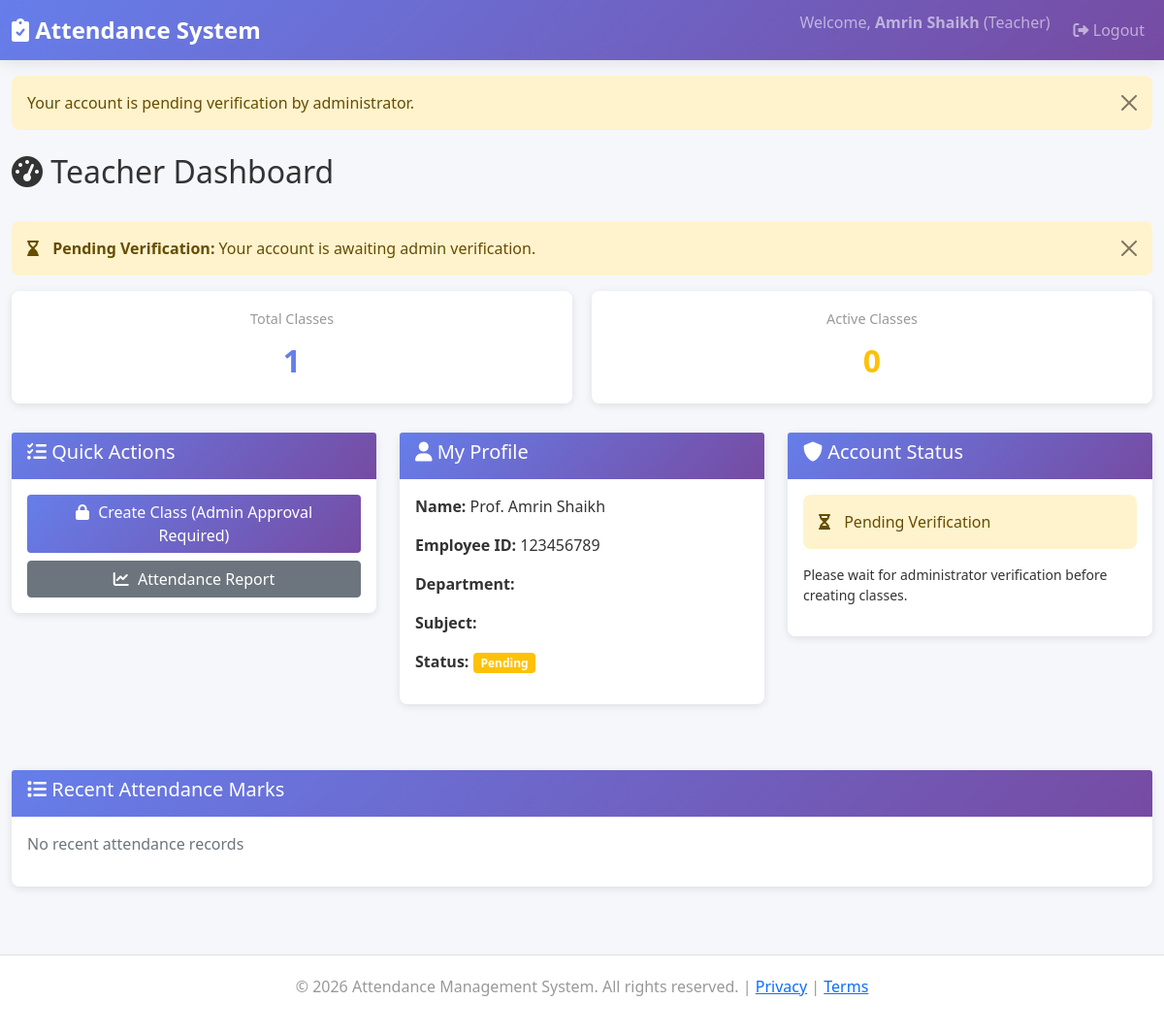
/api/teacher/dashboard/ (signed in), run on the app's committed database.
### attendance/models.py (models this page shows, shortened)
class User(AbstractUser):
    USER_TYPE_CHOICES = (
        ('student', 'Student'),
        ('teacher', 'Teacher'),
        ('admin', 'Administrator'),
    )
    user_type = models.CharField(max_length=20, choices=USER_TYPE_CHOICES, default='student')
    phone = models.CharField(max_length=15, blank=True)
    face_encoding = models.TextField(blank=True, null=True)  # Stores face encoding as JSON
    face_registered = models.BooleanField(default=False)
    face_image_path = models.CharField(max_length=500, blank=True)
    created_at = models.DateTimeField(auto_now_add=True)
    updated_at = models.DateTimeField(auto_now=True)
    is_active_user = models.BooleanField(default=True)
    class Meta:
        verbose_name = 'User'
        verbose_name_plural = 'Users'
        ordering = ['-created_at']

class Teacher(models.Model):
    user = models.OneToOneField(User, on_delete=models.CASCADE, related_name='teacher_profile')
    employee_id = models.CharField(max_length=50, unique=True)
    department = models.CharField(max_length=100)
    subject = models.CharField(max_length=100)
    verification_code = models.CharField(max_length=10, blank=True)
    is_verified = models.BooleanField(default=False)
    created_at = models.DateTimeField(auto_now_add=True)
    class Meta:
        verbose_name = 'Teacher'
        verbose_name_plural = 'Teachers'
        ordering = ['employee_id']

### attendance/views.py (the view, shortened to what this page needs)
# urls.py: path('teacher/dashboard/', views.teacher_dashboard, name='teacher_dashboard'),
@login_required(login_url='login')
def teacher_dashboard(request):
    if request.user.user_type != 'teacher':
        return redirect('index')
    teacher = get_object_or_404(Teacher, user=request.user)
    if not teacher.is_verified:
        messages.warning(request, 'Your account is pending verification by administrator.')
    total_sessions = ClassSession.objects.filter(teacher=teacher).count()
    now_local = timezone.localtime()
    today = now_local.date()
    current_time = now_local.time()
    today_sessions = ClassSession.objects.filter(
        teacher=teacher
    ).filter(
        Q(schedule_start_date__lte=today, schedule_end_date__gte=today) |
        Q(schedule_start_date__isnull=True, start_time__date=today)
    ).order_by('daily_start_time', 'start_time')
    active_sessions = 0
    recent_attendance = AttendanceRecord.objects.filter(
        class_session__teacher=teacher
    ).select_related('student', 'class_session').order_by('-marked_at')[:10]
    context = {
        'teacher': teacher,
        'total_sessions': total_sessions,
        'active_sessions': active_sessions,
        'today': today,
        'today_sessions': today_sessions,
        'recent_attendance': recent_attendance,
        'page_title': 'Teacher Dashboard'
    }
    return render(request, 'attendance/teacher_dashboard.html', context)

### attendance/templates/attendance/teacher_dashboard.html (shortened to what this page needs)
{% extends 'base.html' %}
{% block content %}
<div class="container-fluid mt-4">
    <div class="row mb-4">
        <div class="col">
            <h2><i class="fas fa-tachometer-alt"></i> Teacher Dashboard</h2>
        </div>
    </div>
    {% if not teacher.is_verified %}
        <div class="alert alert-warning alert-dismissible fade show" role="alert">
            <i class="fas fa-hourglass-end"></i> <strong>Pending Verification:</strong> Your account is awaiting admin verification.
            <button type="button" class="btn-close" data-bs-dismiss="alert"></button>
        </div>
    {% endif %}
    <div class="statistics">
        <div class="stat-card">
            <h5>Total Classes</h5>
            <div class="value">{{ total_sessions }}</div>
        </div>
        <div class="stat-card">
            <h5>Active Classes</h5>
            <div class="value" style="color: #ffc107;">{{ active_sessions }}</div>
        </div>
    </div>
    <div class="row">
        <div class="col-md-4 mb-4">
            <div class="card">
                <div class="card-header">
                    <h5><i class="fas fa-tasks"></i> Quick Actions</h5>
                </div>
                <div class="card-body">
                    <div class="d-grid gap-2">
                        {% if teacher.is_verified %}
                            <a href="{% url 'create_class' %}" class="btn btn-primary">
                                <i class="fas fa-plus-square"></i> Create Class
                            </a>
                        {% else %}
                            <button type="button" class="btn btn-primary" disabled>
                                <i class="fas fa-lock"></i> Create Class (Admin Approval Required)
                            </button>
                        {% endif %}
                        <a href="{% url 'teacher_attendance_report' %}" class="btn btn-secondary">
                            <i class="fas fa-chart-line"></i> Attendance Report
                        </a>
                    </div>
                </div>
            </div>
        </div>
        <div class="col-md-4 mb-4">
            <div class="card">
                <div class="card-header">
                    <h5><i class="fas fa-user"></i> My Profile</h5>
                </div>
                <div class="card-body">
                    <p><strong>Name:</strong> Prof. {{ user.get_full_name }}</p>
                    <p><strong>Employee ID:</strong> {{ teacher.employee_id }}</p>
                    <p><strong>Department:</strong> {{ teacher.department }}</p>
                    <p><strong>Subject:</strong> {{ teacher.subject }}</p>
                    <p><strong>Status:</strong>
                        {% if teacher.is_verified %}
                            <span class="badge bg-success">Verified</span>
                        {% else %}
                            <span class="badge bg-warning">Pending</span>
                        {% endif %}
                    </p>
                </div>
            </div>
        </div>
        <div class="col-md-4 mb-4">
            <div class="card">
                <div class="card-header">
                    <h5><i class="fas fa-shield-alt"></i> Account Status</h5>
                </div>
                <div class="card-body">
                    {% if teacher.is_verified %}
                        <div class="alert alert-success">
                            <i class="fas fa-check-circle"></i> Account Verified
                        </div>
                        <p class="small">You can now create classes and manage attendance.</p>
                    {% else %}
                        <div class="alert alert-warning">
                            <i class="fas fa-hourglass"></i> Pending Verification
                        </div>
                        <p class="small">Please wait for administrator verification before creating classes.</p>
                    {% endif %}
                </div>
            </div>
        </div>
    </div>
    <div class="row mt-4">
        <div class="col-12">
            <div class="card">
                <div class="card-header">
                    <h5><i class="fas fa-list"></i> Recent Attendance Marks</h5>
                </div>
                <div class="card-body">
                    {% if recent_attendance %}
                        <div class="table-responsive">
                            <table class="table table-hover">
                                <thead>
                                    <tr>
                                        <th>Student</th>
                                        <th>Roll No</th>
                                        <th>Subject</th>
                                        <th>Status</th>
                                        <th>Face Verified</th>
                                        <th>Time</th>
                                    </tr>
                                </thead>
                                <tbody>
                                    {% for record in recent_attendance %}
                                        <tr>
                                            <td>{{ record.student.user.get_full_name }}</td>
                                            <td>{{ record.student.roll_number }}</td>
                                            <td>{{ record.class_session.subject }}</td>
                                            <td>
                                                {% if record.is_present %}
                                                    <span class="badge bg-success">Present</span>
                                                {% else %}
                                                    <span class="badge bg-danger">Absent</span>
                                                {% endif %}
                                            </td>
                                            <td>
                                                {% if record.face_verified %}
                                                    <i class="fas fa-check-circle" style="color: green;"></i>
                                                {% else %}
                                                    <i class="fas fa-times-circle" style="color: gray;"></i>
                                                {% endif %}
                                            </td>
                                            <td>{{ record.marked_at|date:"d M, Y H:i" }}</td>
                                        </tr>
                                    {% endfor %}
                                </tbody>
                            </table>
                        </div>
                    {% else %}
                        <p class="text-muted">No recent attendance records</p>
                    {% endif %}
                </div>
            </div>
        </div>
    </div>
</div>
{% endblock %}

### attendance/templates/base.html (shortened to what this page needs)
{% load static %}
<!DOCTYPE html>
<html lang="en">
<head>
    <link href="https://cdn.jsdelivr.net/npm/bootstrap@5.1.3/dist/css/bootstrap.min.css" rel="stylesheet">
    <link href="https://cdnjs.cloudflare.com/ajax/libs/font-awesome/6.0.0/css/all.min.css" rel="stylesheet">
    <link rel="stylesheet" href="{% static 'css/animations.css' %}">
</head>
<body>
    <nav class="navbar navbar-expand-lg navbar-dark">
        <div class="container-fluid">
            <a class="navbar-brand" href="{% url 'index' %}">
                <i class="fas fa-clipboard-check"></i> Attendance System
            </a>
            <div class="collapse navbar-collapse" id="navbarNav">
                <ul class="navbar-nav ms-auto">
                    {% if user.is_authenticated %}
                        <li class="nav-item">
                            <span class="navbar-text me-3">
                                Welcome, <strong>{{ user.get_full_name }}</strong> ({{ user.get_user_type_display }})
                            </span>
                        </li>
                        <li class="nav-item">
                            <a class="nav-link" href="{% url 'logout' %}">
                                <i class="fas fa-sign-out-alt"></i> Logout
                            </a>
                        </li>
                    {% endif %}
                </ul>
            </div>
        </div>
    </nav>
    {% if messages %}
        <div class="container-fluid">
            {% for message in messages %}
                <div class="alert alert-{{ message.tags }} alert-dismissible fade show mt-3" role="alert">
                    {{ message }}
                    <button type="button" class="btn-close" data-bs-dismiss="alert"></button>
                </div>
            {% endfor %}
        </div>
    {% endif %}
    {% block content %}{% endblock %}
    <footer class="footer">
        <p>&copy; 2026 Attendance Management System. All rights reserved. | <a href="#">Privacy</a> | <a href="#">Terms</a></p>
    </footer>
</body>
</html>

### attendance/static/css/animations.css (style rules this page uses)
body { animation: fadeIn 0.6s ease-in; }
a, button, input, textarea, select { transition: all 0.3s ease; }
.container, .container-fluid { animation: fadeIn 0.5s ease-in; }
.navbar { animation: slideInFromTop 0.4s ease-out; box-shadow: 0 2px 15px rgba(0, 0, 0, 0.1); }
.navbar-brand { transition: transform 0.3s ease, text-shadow 0.3s ease; }
.nav-link { transition: all 0.3s ease; position: relative; }
.card { animation: slideInFromBottom 0.5s ease-out; transition: all 0.3s cubic-bezier(0.4, 0, 0.2, 1); border: none; }
.card-header { animation: slideInFromTop 0.6s ease-out; transition: all 0.3s ease; }
.card-body { animation: fadeIn 0.6s ease-in 0.1s backwards; }
.btn { transition: all 0.3s cubic-bezier(0.4, 0, 0.2, 1); position: relative; overflow: hidden; }
.btn::before { content: ''; position: absolute; top: 50%; left: 50%; width: 0; height: 0; border-radius: 50%; background: rgba(255, 255, 255, 0.5); transform: translate(-50%, -50%); transition: width 0.6s, height 0.6s; }
.btn-primary, .btn-success, .btn-danger, .btn-warning, .btn-info { transition: all 0.3s ease; }
.btn:disabled { opacity: 0.6; cursor: not-allowed; }
.btn i { transition: transform 0.3s ease; margin-right: 5px; }
.stat-card { animation: bounceIn 0.6s cubic-bezier(0.68, -0.55, 0.265, 1.55); transition: all 0.3s cubic-bezier(0.4, 0, 0.2, 1); position: relative; overflow: hidden; }
.stat-card::before { content: ''; position: absolute; top: 0; left: -100%; width: 100%; height: 100%; background: linear-gradient(90deg, transparent, rgba(255, 255, 255, 0.2), transparent); transition: left 0.5s ease; }
.stat-card h5 { animation: fadeIn 0.5s ease-out 0.2s backwards; }
.stat-card .value { animation: countUp 0.6s ease-out 0.3s backwards; font-size: 2rem; font-weight: bold; transition: all 0.3s ease; }
.alert { animation: slideInFromBottom 0.4s ease-out; border: none; transition: all 0.3s ease; }
.alert-warning { animation: slideInFromTop 0.5s ease-out; }
.alert i { animation: heartbeat 0.6s ease-out; margin-right: 10px; }
.badge { animation: scaleIn 0.4s cubic-bezier(0.34, 1.56, 0.64, 1); display: inline-block; transition: all 0.3s ease; }
i { transition: all 0.3s ease; }
.btn i, .badge i, .alert i { display: inline-block; }
* { transition: background-color 0.3s ease, color 0.3s ease, border-color 0.3s ease; }
html { scroll-behavior: smooth; }
h1, h2, h3, h4, h5, h6 { animation: slideInFromLeft 0.5s ease-out; transition: all 0.3s ease; }
p { animation: fadeIn 0.6s ease-out; }
.disabled, :disabled { opacity: 0.6; cursor: not-allowed; transition: all 0.3s ease; }

### attendance/templates/base.html (style rules this page uses)
* { margin: 0; padding: 0; box-sizing: border-box; }
body { font-family: 'Segoe UI', Tahoma, Geneva, Verdana, sans-serif; background: #f5f7fa; color: #333; }
.navbar { background: linear-gradient(135deg, #667eea 0%, #764ba2 100%); box-shadow: 0 2px 10px rgba(0,0,0,0.1); }
.navbar-brand { font-weight: bold; font-size: 1.5rem; }
.card { border: none; box-shadow: 0 2px 8px rgba(0,0,0,0.1); border-radius: 8px; margin-bottom: 20px; }
.card-header { background: linear-gradient(135deg, #667eea 0%, #764ba2 100%); color: white; border: none; border-radius: 8px 8px 0 0; }
.btn-primary { background: linear-gradient(135deg, #667eea 0%, #764ba2 100%); border: none; }
.alert { border: none; border-radius: 8px; }
.statistics { display: grid; grid-template-columns: repeat(auto-fit, minmax(250px, 1fr)); gap: 20px; margin-bottom: 30px; }
.stat-card { background: white; padding: 20px; border-radius: 8px; box-shadow: 0 2px 8px rgba(0,0,0,0.1); text-align: center; }
.stat-card h5 { color: #999; font-size: 0.9rem; margin-bottom: 10px; }
.stat-card .value { font-size: 2rem; font-weight: bold; color: #667eea; }
.footer { background: white; border-top: 1px solid #e0e0e0; padding: 20px; margin-top: 50px; text-align: center; color: #999; }

### data on the page
User: get_full_name "Amrin Shaikh", user_type "Teacher"
Teacher: employee_id "123456789"

### other printed values
{{ message }} "Your account is pending verification by administrator."
{{ total_sessions }} "1"
{{ active_sessions }} "0"
